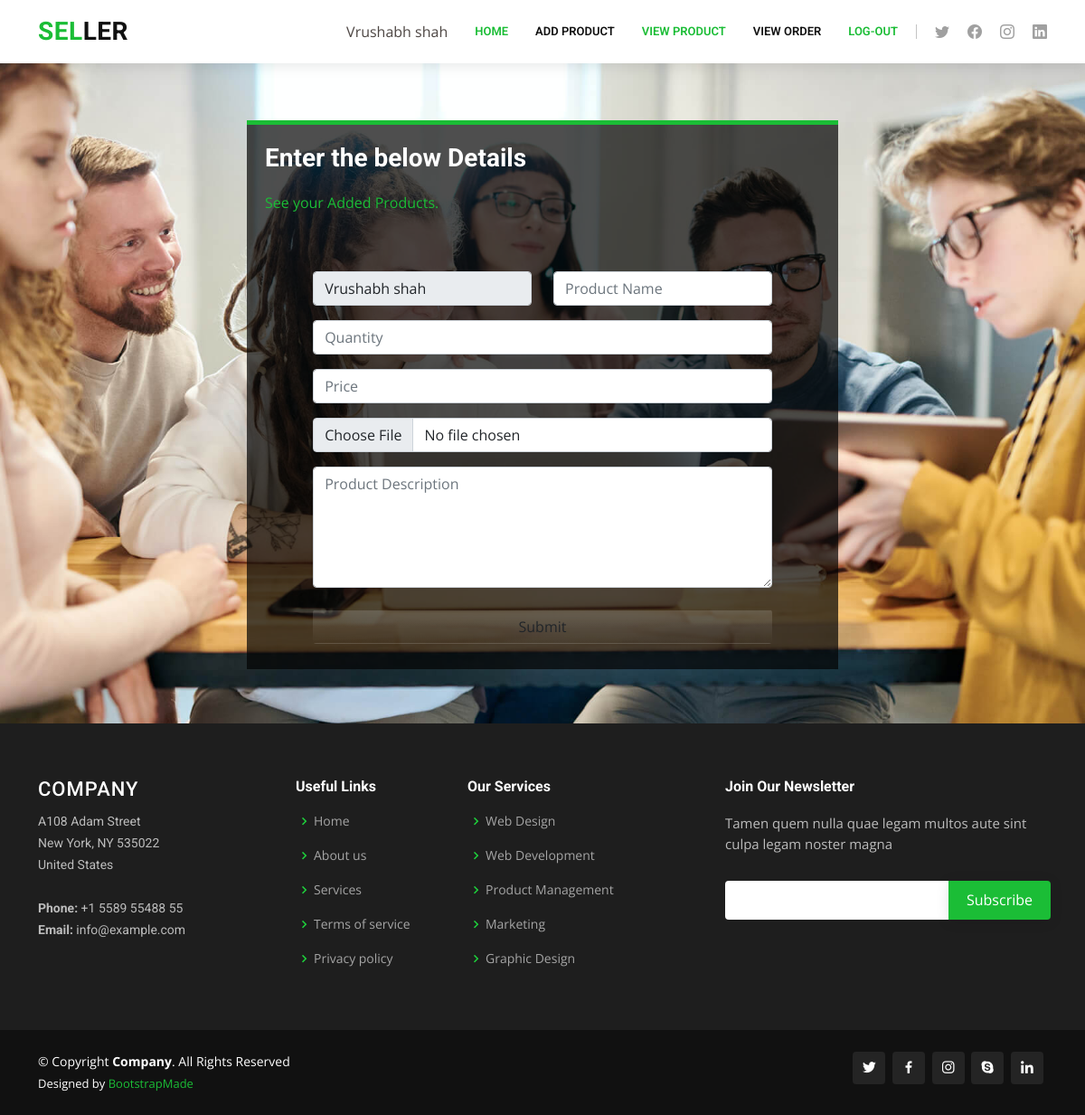
The app's page /seller/product/ (signed in) with its own data.
### seller/models.py (models this page shows, shortened)
class Seller(models.Model):
    fname = models.CharField(max_length=40)
    lname = models.CharField(max_length=40)
    Email = models.EmailField(unique=True)
    password = models.CharField(max_length=40)
    mobile = models.CharField(max_length=12)

### seller/views.py (the view, shortened to what this page needs)
# urls.py: path('product/',views.product,name='product'),
def product(request):
     uid = Seller.objects.get(Email=request.session['email'])
     return render(request,'product.html',{'uid':uid})

### seller/templates/product.html (shortened to what this page needs)
{% extends 'header3.html' %}
{% load static %}
{% block content %}
  <section id="hero">
    <div id="heroCarousel" data-bs-interval="5000" class="carousel slide carousel-fade" data-bs-ride="carousel">
      <div class="carousel-inner" role="listbox">
        <div class="carousel-item active" style="background-image: url({% static 'assets/img/slide/slide-1.jpg' %});">
          <div class="carousel-container">
            <div class="carousel-content animate__animated animate__fadeInUp">
              <h2>Enter the<span> below Details</span></h2> <a href="{% url 'view' %}">See your Added Products.</a>
              <div class="row mt-5 justify-content-center" data-aos="fade-up">
                <div class="col-lg-10">
                  <form action="{% url 'product' %}" method="POST" enctype="multipart/form-data">
                    <div class="row">
                        <div class="col-md-6 form-group">
                          <input type="text" name="owner_name" value= "{{uid.fname}} {{uid.lname}}" class="form-control" disabled>
                        </div>
                          <div class="col-md-6 form-group">
                            <input type="text" name="name" class="form-control" placeholder="Product Name" required>
                       </div>
                       <div class="form-group mt-3">
                        <input type="number" name="Quantity" placeholder="Quantity" class="form-control">
                       </div>
                        <div class="form-group mt-3">
                           <input type="number" class="form-control" name="price" placeholder="Price" required>
                       </div>
                        <div class="form-group mt-3">
                          <input type="file" class="form-control" name="image" placeholder="Product Pic" required>
                        </div>
                        <div class="form-group mt-3">
                           <textarea class="form-control" name="message" rows="5" placeholder="Product Description" required></textarea>
                        </div>
                        <div class="text-center">
                          <button type="submit" class="btn bg-gradient w-100 my-4 mb-2">Submit</button>
                        </div>
                    </div>
                  </form>
                </div>
              </div>
          </div>
        </div>
    </div>
</section>
{% endblock %}

### seller/templates/header3.html (shortened to what this page needs)
{% load static %}
<!DOCTYPE html>
<html lang="en">
<head>
  <link href="{% static 'assets/vendor/animate.css/animate.min.css' %}" rel="stylesheet">
  <link href="{% static 'assets/vendor/aos/aos.css" rel="stylesheet' %}">
  <link href="{% static 'assets/vendor/bootstrap/css/bootstrap.min.css' %}" rel="stylesheet">
  <link href="{% static 'assets/vendor/bootstrap-icons/bootstrap-icons.css' %}" rel="stylesheet">
  <link href="{% static 'assets/vendor/boxicons/css/boxicons.min.css' %}" rel="stylesheet">
  <link href="{% static 'assets/vendor/glightbox/css/glightbox.min.css' %}" rel="stylesheet">
  <link href="{% static 'assets/vendor/remixicon/remixicon.css' %}" rel="stylesheet">
  <link href="{% static 'assets/vendor/swiper/swiper-bundle.min.css' %}" rel="stylesheet">
  <link href="{% static 'assets/css/style.css' %}" rel="stylesheet">
</head>
<body>
  <header id="header" class="fixed-top">
    <div class="container d-flex align-items-center">
      <h1 class="logo me-auto"><a href="{% url 'index3' %}"><span>Sel</span>ler</a></h1>
        {{uid.fname}} {{uid.lname}}
      <nav id="navbar" class="navbar order-last order-lg-0">
        <ul>
          <li><a href="{% url 'index3' %}" class="active">Home</a></li>
          <li><a href="{% url 'product' %}">Add Product</a></li>
          <li><a href="{% url 'view' %}" class="active">View Product</a></li>
          <li><a href="{% url 'index3' %}" >View Order</a></li>
          {% if request.session.email  %}
            <div>
              <li><a href="{% url 'logout' %}" class="active">Log-Out</a></li>
            </div>
          {% else %}
            <a href="{% url 'login' %}" class="btn">Login/ Register</a>
          {% endif %}
        </ul>
      </nav>
      <div class="header-social-links d-flex">
        <a href="#" class="twitter"><i class="bu bi-twitter"></i></a>
        <a href="#" class="facebook"><i class="bu bi-facebook"></i></a>
        <a href="#" class="instagram"><i class="bu bi-instagram"></i></a>
        <a href="#" class="linkedin"><i class="bu bi-linkedin"></i></i></a>
      </div>
    </div>
  </header>
{% block content%}
{% endblock %}
  <footer id="footer">
    <div class="footer-top">
      <div class="container">
        <div class="row">
          <div class="col-lg-3 col-md-6 footer-contact">
            <h3>Company</h3>
            <p>
              A108 Adam Street <br>
              New York, NY 535022<br>
              United States <br><br>
              <strong>Phone:</strong> +1 5589 55488 55<br>
              <strong>Email:</strong> info@example.com<br>
            </p>
          </div>
          <div class="col-lg-2 col-md-6 footer-links">
            <h4>Useful Links</h4>
            <ul>
              <li><i class="bx bx-chevron-right"></i> <a href="#">Home</a></li>
              <li><i class="bx bx-chevron-right"></i> <a href="#">About us</a></li>
              <li><i class="bx bx-chevron-right"></i> <a href="#">Services</a></li>
              <li><i class="bx bx-chevron-right"></i> <a href="#">Terms of service</a></li>
              <li><i class="bx bx-chevron-right"></i> <a href="#">Privacy policy</a></li>
            </ul>
          </div>
          <div class="col-lg-3 col-md-6 footer-links">
            <h4>Our Services</h4>
            <ul>
              <li><i class="bx bx-chevron-right"></i> <a href="#">Web Design</a></li>
              <li><i class="bx bx-chevron-right"></i> <a href="#">Web Development</a></li>
              <li><i class="bx bx-chevron-right"></i> <a href="#">Product Management</a></li>
              <li><i class="bx bx-chevron-right"></i> <a href="#">Marketing</a></li>
              <li><i class="bx bx-chevron-right"></i> <a href="#">Graphic Design</a></li>
            </ul>
          </div>
          <div class="col-lg-4 col-md-6 footer-newsletter">
            <h4>Join Our Newsletter</h4>
            <p>Tamen quem nulla quae legam multos aute sint culpa legam noster magna</p>
            <form action="" method="post">
              <input type="email" name="email"><input type="submit" value="Subscribe">
            </form>
          </div>
        </div>
      </div>
    </div>
    <div class="container d-md-flex py-4">
      <div class="me-md-auto text-center text-md-start">
        <div class="copyright">
          &copy; Copyright <strong><span>Company</span></strong>. All Rights Reserved
        </div>
        <div class="credits">
          Designed by <a href="https://bootstrapmade.com/">BootstrapMade</a>
        </div>
      </div>
      <div class="social-links text-center text-md-right pt-3 pt-md-0">
        <a href="#" class="twitter"><i class="bx bxl-twitter"></i></a>
        <a href="#" class="facebook"><i class="bx bxl-facebook"></i></a>
        <a href="#" class="instagram"><i class="bx bxl-instagram"></i></a>
        <a href="#" class="google-plus"><i class="bx bxl-skype"></i></a>
        <a href="#" class="linkedin"><i class="bx bxl-linkedin"></i></a>
      </div>
    </div>
  </footer>
</body>
</html>

### records on screen
Seller: fname "Vrushabh", lname "shah", owner_name "Vrushabh shah"
